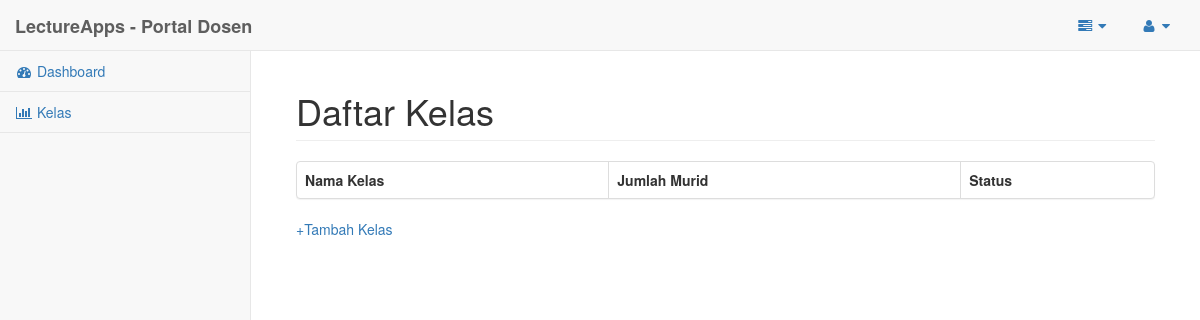
The app's page /Tampilan/temp/kelas_dosen.php, older data.
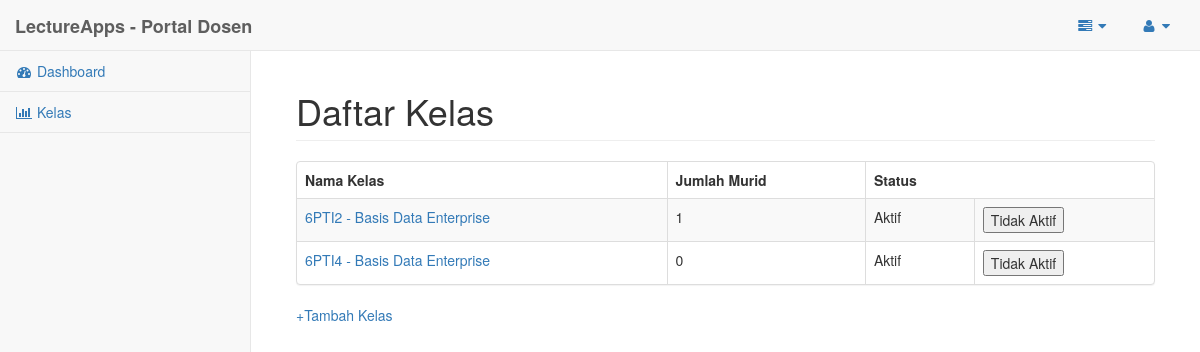
The same page, newer data.
### tables this page shows
CREATE TABLE IF NOT EXISTS `kelas` (
`idKelas` int(11) NOT NULL,
  `namaKelas` varchar(50) NOT NULL,
  `idDosen` int(11) NOT NULL,
  `deskripsiKelas` varchar(255) DEFAULT NULL,
  `statusKelas` int(11) DEFAULT NULL
);

### Tampilan/temp/kelas_dosen.php (the view, shortened to what this page needs)
<?php
	require_once('../includes/koneksi.php');
	$query = "SELECT * FROM kelas WHERE idDosen=$_SESSION[user]";
	$hasil = mysqli_query($k, $query);
?>
<!DOCTYPE html>
<html lang="en">
<head>
    <link href="../bower_components/bootstrap/dist/css/bootstrap.min.css" rel="stylesheet">
    <link href="../bower_components/metisMenu/dist/metisMenu.min.css" rel="stylesheet">
    <link href="../dist/css/sb-admin-2.css" rel="stylesheet">
    <link href="../bower_components/font-awesome/css/font-awesome.min.css" rel="stylesheet" type="text/css">
</head>
<body>
    <div id="wrapper">
        <nav class="navbar navbar-default navbar-static-top" role="navigation" style="margin-bottom: 0">
            <div class="navbar-header">
                <a class="navbar-brand" href="index.html"><b>LectureApps - Portal Dosen</b></a>
            </div>
            <ul class="nav navbar-top-links navbar-right">
                <li class="dropdown">
                    <a class="dropdown-toggle" data-toggle="dropdown" href="#">
                        <i class="fa fa-tasks fa-fw"></i>  <i class="fa fa-caret-down"></i>
                    </a>
                </li>
                <li class="dropdown">
                    <a class="dropdown-toggle" data-toggle="dropdown" href="#">
                        <i class="fa fa-user fa-fw"></i>  <i class="fa fa-caret-down"></i>
                    </a>
                </li>
            </ul>
            <div class="navbar-default sidebar" role="navigation">
                <div class="sidebar-nav navbar-collapse">
                    <ul class="nav" id="side-menu">
                        <li>
                            <a href="dosen.php"><i class="fa fa-dashboard fa-fw"></i> Dashboard</a>
                        </li>
                        <li>
                            <a href="#"><i class="fa fa-bar-chart-o fa-fw"></i> Kelas</a>
                        </li>
                    </ul>
                </div>
            </div>
        </nav>
        <div id="page-wrapper">
            <div class="container-fluid">
                <div class="row">
                    <div class="col-lg-12">
                        <h1 class="page-header">Daftar Kelas</h1>
                    </div>
                </div>
				<div class="panel panel-default">
					<div class="table-responsive">
						<table class="table table-striped table-bordered table-hover">
							<thead>
								<tr>
									<th>Nama Kelas</th>
									<th>Jumlah Murid</th>
									<th>Status</th>
								</tr>
							</thead>
							<tbody>
<?php
	while ($b = mysqli_fetch_assoc($hasil)){
		$query2="SELECT * FROM kelasDtl WHERE idKelas=$b[idKelas]";
		$hasil2= mysqli_query($k, $query2);
		$jumlah= mysqli_num_rows($hasil2);
?>
		<tr>
			<td>
				<a href="kelas_detail.php?idkelas=<?php echo $b['idKelas']?>"><?php echo $b['namaKelas']; ?></a>
			</td>
			<td>
				<?php echo $jumlah; ?>
			</td>
			<td>
				<?php
					if($b['statusKelas']==0){
						echo "Tidak Aktif";
					}else{
						echo "Aktif";
					}
				?>
			</td>
			<td>
				<?php
					if($b['statusKelas']==1){
				?>
						<form action='kelas_nonaktif.php?idKelas=<?php echo $b['idKelas'] ?>' method='POST'>
							<input type="submit" name="nonaktifkanKelas" value="Tidak Aktif" />
						</form>
				<?php
					}else{
				?>
						<form action='kelas_aktif.php?idKelas=<?php echo $b['idKelas'] ?>' method='POST'>
							<input type="submit" name="aktifkanKelas" value="Aktif" />
						</form>
				<?php
					}
				?>
			</td>
		</tr>
<?php
	}
?>
							</tbody>
						</table>
					</div>
				</div>
				<a href='kelas_tambah.php?idDosen=<?php echo $_SESSION['user']; ?>'>+Tambah Kelas</a>
            </div>
        </div>
    </div>
</body>
</html>

Row changes from the older to the newer data that the page shows:
now on this page (row edited): kelas: namaKelas "6PTI2 - Basis Data Enterprise", jumlah "1", statusKelas "Aktif"
now on this page (row edited): kelas: namaKelas "6PTI4 - Basis Data Enterprise", jumlah "0", statusKelas "Aktif"
